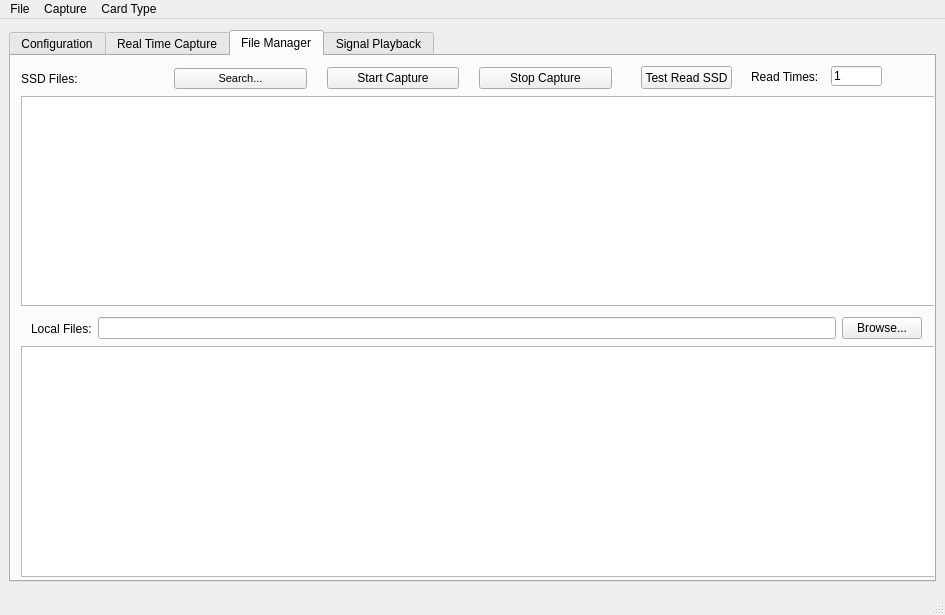
<?xml version="1.0" encoding="UTF-8"?>
<ui version="4.0">
 <class>MainWindow</class>
 <widget class="QMainWindow" name="MainWindow">
  <property name="windowModality">
   <enum>Qt::WindowModal</enum>
  </property>
  <property name="geometry">
   <rect>
    <x>0</x>
    <y>0</y>
    <width>945</width>
    <height>615</height>
   </rect>
  </property>
  <property name="sizePolicy">
   <sizepolicy hsizetype="Maximum" vsizetype="Maximum">
    <horstretch>0</horstretch>
    <verstretch>0</verstretch>
   </sizepolicy>
  </property>
  <property name="minimumSize">
   <size>
    <width>945</width>
    <height>614</height>
   </size>
  </property>
  <property name="maximumSize">
   <size>
    <width>945</width>
    <height>615</height>
   </size>
  </property>
  <property name="windowTitle">
   <string>Signal Capture and Save</string>
  </property>
  <widget class="QWidget" name="centralwidget">
   <layout class="QHBoxLayout" name="horizontalLayout_2">
    <item>
     <widget class="QTabWidget" name="tabWidget">
      <property name="minimumSize">
       <size>
        <width>927</width>
        <height>552</height>
       </size>
      </property>
      <property name="maximumSize">
       <size>
        <width>927</width>
        <height>552</height>
       </size>
      </property>
      <property name="currentIndex">
       <number>2</number>
      </property>
      <widget class="QWidget" name="tabConfig">
       <property name="contextMenuPolicy">
        <enum>Qt::CustomContextMenu</enum>
       </property>
       <attribute name="title">
        <string>Configuration</string>
       </attribute>
       <widget class="QLabel" name="label_SampleRate">
        <property name="geometry">
         <rect>
          <x>20</x>
          <y>60</y>
          <width>101</width>
          <height>21</height>
         </rect>
        </property>
        <property name="font">
         <font>
          <family>Arial</family>
          <pointsize>12</pointsize>
          <weight>75</weight>
          <bold>true</bold>
         </font>
        </property>
        <property name="text">
         <string>Sample Rate:</string>
        </property>
       </widget>
       <widget class="QComboBox" name="comboBox_SampleRate">
        <property name="geometry">
         <rect>
          <x>140</x>
          <y>50</y>
          <width>101</width>
          <height>31</height>
         </rect>
        </property>
        <property name="font">
         <font>
          <family>Arial</family>
          <pointsize>12</pointsize>
          <weight>75</weight>
          <bold>true</bold>
         </font>
        </property>
        <property name="mouseTracking">
         <bool>true</bool>
        </property>
        <property name="tabletTracking">
         <bool>true</bool>
        </property>
        <property name="editable">
         <bool>true</bool>
        </property>
        <property name="currentText">
         <string>3G</string>
        </property>
        <item>
         <property name="text">
          <string>3G</string>
         </property>
        </item>
        <item>
         <property name="text">
          <string>100M</string>
         </property>
        </item>
        <item>
         <property name="text">
          <string>50M</string>
         </property>
        </item>
       </widget>
       <widget class="QComboBox" name="comboBox_Clock">
        <property name="geometry">
         <rect>
          <x>140</x>
          <y>100</y>
          <width>101</width>
          <height>31</height>
         </rect>
        </property>
        <property name="font">
         <font>
          <family>Arial</family>
          <pointsize>12</pointsize>
          <weight>75</weight>
          <bold>true</bold>
         </font>
        </property>
        <item>
         <property name="text">
          <string>Internal</string>
         </property>
        </item>
        <item>
         <property name="text">
          <string>External</string>
         </property>
        </item>
       </widget>
       <widget class="QLabel" name="label_Clock">
        <property name="geometry">
         <rect>
          <x>20</x>
          <y>110</y>
          <width>101</width>
          <height>21</height>
         </rect>
        </property>
        <property name="font">
         <font>
          <family>Arial</family>
          <pointsize>12</pointsize>
          <weight>75</weight>
          <bold>true</bold>
         </font>
        </property>
        <property name="text">
         <string>Clock:</string>
        </property>
       </widget>
       <widget class="QComboBox" name="comboBox_Trigger">
        <property name="geometry">
         <rect>
          <x>140</x>
          <y>150</y>
          <width>101</width>
          <height>31</height>
         </rect>
        </property>
        <property name="font">
         <font>
          <family>Arial</family>
          <pointsize>12</pointsize>
          <weight>75</weight>
          <bold>true</bold>
         </font>
        </property>
        <item>
         <property name="text">
          <string>Internal</string>
         </property>
        </item>
        <item>
         <property name="text">
          <string>External</string>
         </property>
        </item>
       </widget>
       <widget class="QLabel" name="label_Trigger">
        <property name="geometry">
         <rect>
          <x>20</x>
          <y>160</y>
          <width>101</width>
          <height>21</height>
         </rect>
        </property>
        <property name="font">
         <font>
          <family>Arial</family>
          <pointsize>12</pointsize>
          <weight>75</weight>
          <bold>true</bold>
         </font>
        </property>
        <property name="text">
         <string>Trigger:</string>
        </property>
       </widget>
      </widget>
      <widget class="QWidget" name="tabRealTime">
       <attribute name="title">
        <string>Real Time Capture</string>
       </attribute>
       <widget class="QWidget" name="widget_Signal_RealTime" native="true">
        <property name="geometry">
         <rect>
          <x>119</x>
          <y>0</y>
          <width>801</width>
          <height>521</height>
         </rect>
        </property>
        <property name="inputMethodHints">
         <set>Qt::ImhNone</set>
        </property>
       </widget>
       <widget class="QRadioButton" name="radioButton_CHA_RealTime">
        <property name="geometry">
         <rect>
          <x>10</x>
          <y>30</y>
          <width>91</width>
          <height>17</height>
         </rect>
        </property>
        <property name="sizePolicy">
         <sizepolicy hsizetype="Expanding" vsizetype="Expanding">
          <horstretch>0</horstretch>
          <verstretch>0</verstretch>
         </sizepolicy>
        </property>
        <property name="minimumSize">
         <size>
          <width>72</width>
          <height>17</height>
         </size>
        </property>
        <property name="text">
         <string>Channel A</string>
        </property>
        <property name="checked">
         <bool>true</bool>
        </property>
       </widget>
       <widget class="QRadioButton" name="radioButton_CHB_RealTime">
        <property name="geometry">
         <rect>
          <x>10</x>
          <y>50</y>
          <width>91</width>
          <height>23</height>
         </rect>
        </property>
        <property name="sizePolicy">
         <sizepolicy hsizetype="Expanding" vsizetype="Expanding">
          <horstretch>0</horstretch>
          <verstretch>0</verstretch>
         </sizepolicy>
        </property>
        <property name="minimumSize">
         <size>
          <width>82</width>
          <height>23</height>
         </size>
        </property>
        <property name="text">
         <string>Channel B</string>
        </property>
        <property name="checked">
         <bool>false</bool>
        </property>
       </widget>
       <widget class="QCheckBox" name="checkBox_ShowGrid_RealTime">
        <property name="geometry">
         <rect>
          <x>10</x>
          <y>80</y>
          <width>91</width>
          <height>17</height>
         </rect>
        </property>
        <property name="sizePolicy">
         <sizepolicy hsizetype="Expanding" vsizetype="Expanding">
          <horstretch>0</horstretch>
          <verstretch>0</verstretch>
         </sizepolicy>
        </property>
        <property name="minimumSize">
         <size>
          <width>71</width>
          <height>17</height>
         </size>
        </property>
        <property name="text">
         <string>Show Grid</string>
        </property>
        <property name="checked">
         <bool>true</bool>
        </property>
       </widget>
       <widget class="QPushButton" name="pushButton_Start_RealTime">
        <property name="enabled">
         <bool>true</bool>
        </property>
        <property name="geometry">
         <rect>
          <x>20</x>
          <y>430</y>
          <width>81</width>
          <height>23</height>
         </rect>
        </property>
        <property name="sizePolicy">
         <sizepolicy hsizetype="Expanding" vsizetype="Fixed">
          <horstretch>0</horstretch>
          <verstretch>0</verstretch>
         </sizepolicy>
        </property>
        <property name="minimumSize">
         <size>
          <width>81</width>
          <height>23</height>
         </size>
        </property>
        <property name="text">
         <string>Start</string>
        </property>
       </widget>
       <widget class="QPushButton" name="pushButton_Stop_RealTime">
        <property name="enabled">
         <bool>true</bool>
        </property>
        <property name="geometry">
         <rect>
          <x>20</x>
          <y>460</y>
          <width>82</width>
          <height>23</height>
         </rect>
        </property>
        <property name="sizePolicy">
         <sizepolicy hsizetype="Expanding" vsizetype="Fixed">
          <horstretch>0</horstretch>
          <verstretch>0</verstretch>
         </sizepolicy>
        </property>
        <property name="minimumSize">
         <size>
          <width>82</width>
          <height>23</height>
         </size>
        </property>
        <property name="text">
         <string>Stop</string>
        </property>
       </widget>
       <widget class="QGroupBox" name="groupBox_Scale">
        <property name="geometry">
         <rect>
          <x>10</x>
          <y>170</y>
          <width>91</width>
          <height>51</height>
         </rect>
        </property>
        <property name="title">
         <string>Scale/div:</string>
        </property>
        <widget class="QLineEdit" name="lineEdit_Scale">
         <property name="geometry">
          <rect>
           <x>10</x>
           <y>20</y>
           <width>41</width>
           <height>20</height>
          </rect>
         </property>
         <property name="text">
          <string>10</string>
         </property>
        </widget>
        <widget class="QLabel" name="label_3">
         <property name="geometry">
          <rect>
           <x>60</x>
           <y>20</y>
           <width>21</width>
           <height>16</height>
          </rect>
         </property>
         <property name="text">
          <string>dBm</string>
         </property>
        </widget>
       </widget>
       <widget class="QGroupBox" name="groupBox_Ref">
        <property name="geometry">
         <rect>
          <x>10</x>
          <y>110</y>
          <width>91</width>
          <height>51</height>
         </rect>
        </property>
        <property name="title">
         <string>Ref Level:</string>
        </property>
        <widget class="QLineEdit" name="lineEdit_RefLevel">
         <property name="geometry">
          <rect>
           <x>10</x>
           <y>20</y>
           <width>41</width>
           <height>20</height>
          </rect>
         </property>
         <property name="inputMethodHints">
          <set>Qt::ImhPreferNumbers</set>
         </property>
         <property name="text">
          <string>0</string>
         </property>
        </widget>
        <widget class="QLabel" name="label_7">
         <property name="geometry">
          <rect>
           <x>60</x>
           <y>20</y>
           <width>21</width>
           <height>16</height>
          </rect>
         </property>
         <property name="text">
          <string>dBm</string>
         </property>
        </widget>
       </widget>
       <widget class="QGroupBox" name="groupBox_StartFreq">
        <property name="geometry">
         <rect>
          <x>10</x>
          <y>240</y>
          <width>91</width>
          <height>51</height>
         </rect>
        </property>
        <property name="title">
         <string>Start Freq:</string>
        </property>
        <widget class="QLineEdit" name="lineEdit_StartFreq">
         <property name="geometry">
          <rect>
           <x>10</x>
           <y>20</y>
           <width>41</width>
           <height>20</height>
          </rect>
         </property>
         <property name="text">
          <string>100</string>
         </property>
        </widget>
        <widget class="QLabel" name="label_8">
         <property name="geometry">
          <rect>
           <x>60</x>
           <y>20</y>
           <width>21</width>
           <height>16</height>
          </rect>
         </property>
         <property name="text">
          <string>MHz</string>
         </property>
        </widget>
       </widget>
       <widget class="QGroupBox" name="groupBox_StopFreq">
        <property name="geometry">
         <rect>
          <x>10</x>
          <y>310</y>
          <width>91</width>
          <height>51</height>
         </rect>
        </property>
        <property name="title">
         <string>Stop Freq:</string>
        </property>
        <widget class="QLineEdit" name="lineEdit_StopFreq">
         <property name="geometry">
          <rect>
           <x>10</x>
           <y>20</y>
           <width>41</width>
           <height>20</height>
          </rect>
         </property>
         <property name="text">
          <string>1400</string>
         </property>
        </widget>
        <widget class="QLabel" name="label_9">
         <property name="geometry">
          <rect>
           <x>60</x>
           <y>20</y>
           <width>21</width>
           <height>16</height>
          </rect>
         </property>
         <property name="text">
          <string>MHz</string>
         </property>
        </widget>
       </widget>
       <widget class="QGroupBox" name="groupBox_RealTimeSetting">
        <property name="geometry">
         <rect>
          <x>0</x>
          <y>10</y>
          <width>111</width>
          <height>371</height>
         </rect>
        </property>
        <property name="title">
         <string>Settings</string>
        </property>
       </widget>
       <widget class="QPushButton" name="pushButton_Save_RealTime">
        <property name="enabled">
         <bool>true</bool>
        </property>
        <property name="geometry">
         <rect>
          <x>20</x>
          <y>490</y>
          <width>82</width>
          <height>23</height>
         </rect>
        </property>
        <property name="sizePolicy">
         <sizepolicy hsizetype="Expanding" vsizetype="Fixed">
          <horstretch>0</horstretch>
          <verstretch>0</verstretch>
         </sizepolicy>
        </property>
        <property name="minimumSize">
         <size>
          <width>82</width>
          <height>23</height>
         </size>
        </property>
        <property name="text">
         <string>Save</string>
        </property>
       </widget>
       <zorder>groupBox_RealTimeSetting</zorder>
       <zorder>widget_Signal_RealTime</zorder>
       <zorder>radioButton_CHA_RealTime</zorder>
       <zorder>radioButton_CHB_RealTime</zorder>
       <zorder>checkBox_ShowGrid_RealTime</zorder>
       <zorder>pushButton_Start_RealTime</zorder>
       <zorder>pushButton_Stop_RealTime</zorder>
       <zorder>groupBox_Scale</zorder>
       <zorder>groupBox_Ref</zorder>
       <zorder>groupBox_StartFreq</zorder>
       <zorder>groupBox_StopFreq</zorder>
       <zorder>pushButton_Save_RealTime</zorder>
      </widget>
      <widget class="QWidget" name="tab_Files">
       <attribute name="title">
        <string>File Manager</string>
       </attribute>
       <widget class="QTableView" name="tableView_SSD">
        <property name="geometry">
         <rect>
          <x>10</x>
          <y>40</y>
          <width>940</width>
          <height>210</height>
         </rect>
        </property>
        <property name="contextMenuPolicy">
         <enum>Qt::CustomContextMenu</enum>
        </property>
       </widget>
       <widget class="QTableView" name="tableView_Local">
        <property name="geometry">
         <rect>
          <x>10</x>
          <y>290</y>
          <width>940</width>
          <height>231</height>
         </rect>
        </property>
        <property name="contextMenuPolicy">
         <enum>Qt::CustomContextMenu</enum>
        </property>
       </widget>
       <widget class="QWidget" name="layoutWidget">
        <property name="geometry">
         <rect>
          <x>20</x>
          <y>260</y>
          <width>891</width>
          <height>25</height>
         </rect>
        </property>
        <layout class="QHBoxLayout" name="horizontalLayout_LocalFiles">
         <item>
          <widget class="QLabel" name="label_Local">
           <property name="text">
            <string>Local Files:</string>
           </property>
          </widget>
         </item>
         <item>
          <widget class="QLineEdit" name="lineEdit_LocalFolder">
           <property name="readOnly">
            <bool>true</bool>
           </property>
          </widget>
         </item>
         <item>
          <widget class="QPushButton" name="pushButton_Local_Browse">
           <property name="text">
            <string>Browse...</string>
           </property>
          </widget>
         </item>
        </layout>
       </widget>
       <widget class="QWidget" name="layoutWidget">
        <property name="geometry">
         <rect>
          <x>10</x>
          <y>10</y>
          <width>591</width>
          <height>25</height>
         </rect>
        </property>
        <layout class="QHBoxLayout" name="horizontalLayout_SSDFiles">
         <property name="spacing">
          <number>20</number>
         </property>
         <item>
          <widget class="QLabel" name="label_SSD">
           <property name="text">
            <string>SSD Files:</string>
           </property>
          </widget>
         </item>
         <item>
          <widget class="QPushButton" name="pushButton_SSD_Search">
           <property name="font">
            <font>
             <pointsize>8</pointsize>
            </font>
           </property>
           <property name="text">
            <string>Search...</string>
           </property>
          </widget>
         </item>
         <item>
          <widget class="QPushButton" name="pushButton_StartCapture">
           <property name="enabled">
            <bool>true</bool>
           </property>
           <property name="text">
            <string>Start Capture</string>
           </property>
          </widget>
         </item>
         <item>
          <widget class="QPushButton" name="pushButton_StopCapture">
           <property name="contextMenuPolicy">
            <enum>Qt::DefaultContextMenu</enum>
           </property>
           <property name="text">
            <string>Stop Capture</string>
           </property>
          </widget>
         </item>
        </layout>
       </widget>
       <widget class="QPushButton" name="pushButton_ReadTest">
        <property name="geometry">
         <rect>
          <x>630</x>
          <y>10</y>
          <width>91</width>
          <height>23</height>
         </rect>
        </property>
        <property name="text">
         <string>Test Read SSD</string>
        </property>
       </widget>
       <widget class="QLineEdit" name="lineEdit_Times">
        <property name="geometry">
         <rect>
          <x>820</x>
          <y>10</y>
          <width>51</width>
          <height>20</height>
         </rect>
        </property>
        <property name="text">
         <string>1</string>
        </property>
       </widget>
       <widget class="QLabel" name="label">
        <property name="geometry">
         <rect>
          <x>740</x>
          <y>10</y>
          <width>71</width>
          <height>21</height>
         </rect>
        </property>
        <property name="text">
         <string>Read Times:</string>
        </property>
       </widget>
      </widget>
      <widget class="QWidget" name="tab_Play">
       <attribute name="title">
        <string>Signal Playback</string>
       </attribute>
       <widget class="QWidget" name="widget_Signal" native="true">
        <property name="geometry">
         <rect>
          <x>10</x>
          <y>0</y>
          <width>911</width>
          <height>471</height>
         </rect>
        </property>
       </widget>
       <widget class="QGroupBox" name="groupBox_Playback">
        <property name="geometry">
         <rect>
          <x>0</x>
          <y>470</y>
          <width>911</width>
          <height>51</height>
         </rect>
        </property>
        <property name="title">
         <string>Playback:</string>
        </property>
        <widget class="QWidget" name="layoutWidget">
         <property name="geometry">
          <rect>
           <x>10</x>
           <y>20</y>
           <width>901</width>
           <height>31</height>
          </rect>
         </property>
         <layout class="QHBoxLayout" name="horizontalLayout_Playback">
          <property name="spacing">
           <number>10</number>
          </property>
          <property name="leftMargin">
           <number>2</number>
          </property>
          <property name="topMargin">
           <number>2</number>
          </property>
          <property name="rightMargin">
           <number>2</number>
          </property>
          <property name="bottomMargin">
           <number>2</number>
          </property>
          <item>
           <widget class="QRadioButton" name="radioButton_CHA">
            <property name="text">
             <string>Channel A</string>
            </property>
            <property name="checked">
             <bool>true</bool>
            </property>
           </widget>
          </item>
          <item>
           <widget class="QRadioButton" name="radioButton_CHB">
            <property name="text">
             <string>Channel B</string>
            </property>
           </widget>
          </item>
          <item>
           <widget class="QCheckBox" name="checkBox_ShowGrid">
            <property name="text">
             <string>Show Grid</string>
            </property>
            <property name="checked">
             <bool>true</bool>
            </property>
           </widget>
          </item>
          <item>
           <widget class="QPushButton" name="pushButton_StartReplay">
            <property name="enabled">
             <bool>true</bool>
            </property>
            <property name="text">
             <string>Start</string>
            </property>
           </widget>
          </item>
          <item>
           <widget class="QPushButton" name="pushButton_PauseReplay">
            <property name="enabled">
             <bool>true</bool>
            </property>
            <property name="text">
             <string>Pause</string>
            </property>
           </widget>
          </item>
          <item>
           <widget class="QPushButton" name="pushButton_StopReply">
            <property name="enabled">
             <bool>true</bool>
            </property>
            <property name="text">
             <string>Stop</string>
            </property>
           </widget>
          </item>
          <item>
           <widget class="QSlider" name="horizontalSlider">
            <property name="orientation">
             <enum>Qt::Horizontal</enum>
            </property>
           </widget>
          </item>
          <item>
           <widget class="QLabel" name="label_TotalTime">
            <property name="text">
             <string>TotalTime</string>
            </property>
           </widget>
          </item>
         </layout>
        </widget>
       </widget>
      </widget>
     </widget>
    </item>
   </layout>
  </widget>
  <widget class="QMenuBar" name="menubar">
   <property name="geometry">
    <rect>
     <x>0</x>
     <y>0</y>
     <width>945</width>
     <height>23</height>
    </rect>
   </property>
   <widget class="QMenu" name="menuMain">
    <property name="title">
     <string>File</string>
    </property>
    <addaction name="actionOpen"/>
   </widget>
   <widget class="QMenu" name="menuPlay">
    <property name="title">
     <string>Capture</string>
    </property>
    <addaction name="actionStart"/>
    <addaction name="actionStop"/>
   </widget>
   <widget class="QMenu" name="menuCard_Type">
    <property name="title">
     <string>Card Type</string>
    </property>
    <addaction name="action3G"/>
    <addaction name="action100M"/>
   </widget>
   <addaction name="menuMain"/>
   <addaction name="menuPlay"/>
   <addaction name="menuCard_Type"/>
  </widget>
  <widget class="QStatusBar" name="statusbar"/>
  <action name="actionOpen">
   <property name="text">
    <string>Open</string>
   </property>
  </action>
  <action name="action3G">
   <property name="checkable">
    <bool>true</bool>
   </property>
   <property name="text">
    <string>3G</string>
   </property>
  </action>
  <action name="action100M">
   <property name="checkable">
    <bool>true</bool>
   </property>
   <property name="text">
    <string>100M</string>
   </property>
  </action>
  <action name="actionStart">
   <property name="checkable">
    <bool>true</bool>
   </property>
   <property name="text">
    <string>Start</string>
   </property>
  </action>
  <action name="actionStop">
   <property name="checkable">
    <bool>true</bool>
   </property>
   <property name="text">
    <string>Stop</string>
   </property>
  </action>
 </widget>
 <resources/>
 <connections/>
</ui>
